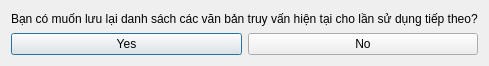
<?xml version="1.0" encoding="UTF-8"?>
<ui version="4.0">
 <class>SavePath</class>
 <widget class="QDialog" name="SavePath">
  <property name="geometry">
   <rect>
    <x>0</x>
    <y>0</y>
    <width>479</width>
    <height>66</height>
   </rect>
  </property>
  <property name="windowTitle">
   <string>Lưu danh sách truy vấn</string>
  </property>
  <layout class="QVBoxLayout" name="verticalLayout">
   <item>
    <widget class="QLabel" name="label">
     <property name="text">
      <string>Bạn có muốn lưu lại danh sách các văn bản truy vấn hiện tại cho lần sử dụng tiếp theo?</string>
     </property>
    </widget>
   </item>
   <item>
    <layout class="QHBoxLayout" name="horizontalLayout">
     <item>
      <widget class="QPushButton" name="yes">
       <property name="text">
        <string>Yes</string>
       </property>
      </widget>
     </item>
     <item>
      <widget class="QPushButton" name="no">
       <property name="text">
        <string>No</string>
       </property>
      </widget>
     </item>
    </layout>
   </item>
  </layout>
 </widget>
 <layoutdefault spacing="6" margin="11"/>
 <resources/>
 <connections/>
</ui>
